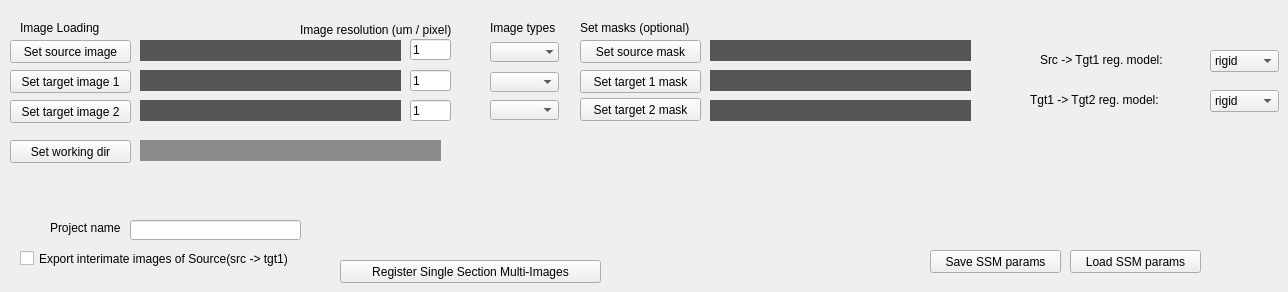
    <widget class="QWidget" name="SingleSecMulti">
     <attribute name="title">
      <string>Single Section Multi-Image Registration</string>
     </attribute>
     <widget class="QPushButton" name="SSM_button_register_images">
      <property name="geometry">
       <rect>
        <x>340</x>
        <y>260</y>
        <width>261</width>
        <height>23</height>
       </rect>
      </property>
      <property name="text">
       <string>Register Single Section Multi-Images</string>
      </property>
     </widget>
     <widget class="QPushButton" name="SSM_button_source">
      <property name="geometry">
       <rect>
        <x>10</x>
        <y>40</y>
        <width>121</width>
        <height>23</height>
       </rect>
      </property>
      <property name="styleSheet">
       <string notr="true">gridline-color: rgb(0, 0, 0);</string>
      </property>
      <property name="text">
       <string>Set source image</string>
      </property>
     </widget>
     <widget class="QPushButton" name="SSM_button_target2">
      <property name="geometry">
       <rect>
        <x>10</x>
        <y>100</y>
        <width>121</width>
        <height>23</height>
       </rect>
      </property>
      <property name="text">
       <string>Set target image 2</string>
      </property>
     </widget>
     <widget class="QPushButton" name="SSM_button_wd">
      <property name="geometry">
       <rect>
        <x>10</x>
        <y>140</y>
        <width>121</width>
        <height>23</height>
       </rect>
      </property>
      <property name="text">
       <string>Set working dir</string>
      </property>
     </widget>
     <widget class="QLabel" name="SSM_textbox_source">
      <property name="geometry">
       <rect>
        <x>140</x>
        <y>40</y>
        <width>261</width>
        <height>21</height>
       </rect>
      </property>
      <property name="styleSheet">
       <string notr="true">background-color: rgb(86, 86, 86);
font: italic 8pt &quot;Arial&quot;;
color: rgb(255, 255, 255);</string>
      </property>
      <property name="text">
       <string/>
      </property>
     </widget>
     <widget class="QLabel" name="SSM_textbox_target2">
      <property name="geometry">
       <rect>
        <x>140</x>
        <y>100</y>
        <width>261</width>
        <height>21</height>
       </rect>
      </property>
      <property name="styleSheet">
       <string notr="true">background-color: rgb(86, 86, 86);
font: italic 8pt &quot;Arial&quot;;
color: rgb(255, 255, 255);</string>
      </property>
      <property name="text">
       <string/>
      </property>
     </widget>
     <widget class="QLabel" name="SSM_textbox_wd">
      <property name="geometry">
       <rect>
        <x>140</x>
        <y>140</y>
        <width>301</width>
        <height>21</height>
       </rect>
      </property>
      <property name="styleSheet">
       <string notr="true">background-color: rgb(140, 140, 140);
color: rgb(255, 255, 255);
font: 75 8pt &quot;Arial&quot;;</string>
      </property>
      <property name="text">
       <string/>
      </property>
     </widget>
     <widget class="QComboBox" name="SSM_source_img_type">
      <property name="geometry">
       <rect>
        <x>490</x>
        <y>42</y>
        <width>69</width>
        <height>20</height>
       </rect>
      </property>
      <property name="currentText">
       <string/>
      </property>
      <property name="frame">
       <bool>false</bool>
      </property>
     </widget>
     <widget class="QComboBox" name="SSM_target_img_type1">
      <property name="geometry">
       <rect>
        <x>490</x>
        <y>72</y>
        <width>69</width>
        <height>20</height>
       </rect>
      </property>
      <property name="currentText">
       <string/>
      </property>
     </widget>
     <widget class="QLabel" name="SSM_type_overhead">
      <property name="geometry">
       <rect>
        <x>490</x>
        <y>20</y>
        <width>81</width>
        <height>16</height>
       </rect>
      </property>
      <property name="text">
       <string>Image types</string>
      </property>
     </widget>
     <widget class="QLineEdit" name="SSM_textbox_fn">
      <property name="geometry">
       <rect>
        <x>130</x>
        <y>220</y>
        <width>171</width>
        <height>20</height>
       </rect>
      </property>
     </widget>
     <widget class="QLabel" name="SSM_projectname_overhead">
      <property name="geometry">
       <rect>
        <x>50</x>
        <y>220</y>
        <width>81</width>
        <height>16</height>
       </rect>
      </property>
      <property name="text">
       <string>Project name</string>
      </property>
     </widget>
     <widget class="QLabel" name="SSM_Imageloading_overhead">
      <property name="geometry">
       <rect>
        <x>20</x>
        <y>20</y>
        <width>111</width>
        <height>16</height>
       </rect>
      </property>
      <property name="styleSheet">
       <string notr="true">font: 11pt &quot;MS Shell Dlg 2&quot;;</string>
      </property>
      <property name="text">
       <string>Image Loading</string>
      </property>
      <property name="textFormat">
       <enum>Qt::AutoText</enum>
      </property>
     </widget>
     <widget class="QPushButton" name="SSM_button_src_mask">
      <property name="geometry">
       <rect>
        <x>580</x>
        <y>40</y>
        <width>121</width>
        <height>23</height>
       </rect>
      </property>
      <property name="text">
       <string>Set source mask</string>
      </property>
     </widget>
     <widget class="QPushButton" name="SSM_button_tgt_mask1">
      <property name="geometry">
       <rect>
        <x>580</x>
        <y>70</y>
        <width>121</width>
        <height>23</height>
       </rect>
      </property>
      <property name="text">
       <string>Set target 1 mask</string>
      </property>
     </widget>
     <widget class="QLabel" name="SSM_setmasks_overhead">
      <property name="geometry">
       <rect>
        <x>580</x>
        <y>20</y>
        <width>131</width>
        <height>16</height>
       </rect>
      </property>
      <property name="text">
       <string>Set masks (optional)</string>
      </property>
     </widget>
     <widget class="QPushButton" name="SSM_button_target1">
      <property name="geometry">
       <rect>
        <x>10</x>
        <y>70</y>
        <width>121</width>
        <height>23</height>
       </rect>
      </property>
      <property name="text">
       <string>Set target image 1</string>
      </property>
     </widget>
     <widget class="QLabel" name="SSM_textbox_target1">
      <property name="geometry">
       <rect>
        <x>140</x>
        <y>70</y>
        <width>261</width>
        <height>21</height>
       </rect>
      </property>
      <property name="styleSheet">
       <string notr="true">background-color: rgb(86, 86, 86);
font: italic 8pt &quot;Arial&quot;;
color: rgb(255, 255, 255);</string>
      </property>
      <property name="text">
       <string/>
      </property>
     </widget>
     <widget class="QPushButton" name="SSM_button_tgt_mask2">
      <property name="geometry">
       <rect>
        <x>580</x>
        <y>98</y>
        <width>121</width>
        <height>23</height>
       </rect>
      </property>
      <property name="text">
       <string>Set target 2 mask</string>
      </property>
     </widget>
     <widget class="QComboBox" name="SSM_target_img_type2">
      <property name="geometry">
       <rect>
        <x>490</x>
        <y>100</y>
        <width>69</width>
        <height>20</height>
       </rect>
      </property>
      <property name="currentText">
       <string/>
      </property>
     </widget>
     <widget class="QComboBox" name="SSM_Reg_model1">
      <property name="geometry">
       <rect>
        <x>1210</x>
        <y>50</y>
        <width>69</width>
        <height>22</height>
       </rect>
      </property>
      <item>
       <property name="text">
        <string>rigid</string>
       </property>
      </item>
      <item>
       <property name="text">
        <string>affine</string>
       </property>
      </item>
      <item>
       <property name="text">
        <string>nl</string>
       </property>
      </item>
      <item>
       <property name="text">
        <string>scaled_rigid</string>
       </property>
      </item>
      <item>
       <property name="text">
        <string>import...</string>
       </property>
      </item>
     </widget>
     <widget class="QComboBox" name="SSM_Reg_model2">
      <property name="geometry">
       <rect>
        <x>1210</x>
        <y>90</y>
        <width>69</width>
        <height>22</height>
       </rect>
      </property>
      <item>
       <property name="text">
        <string>rigid</string>
       </property>
      </item>
      <item>
       <property name="text">
        <string>affine</string>
       </property>
      </item>
      <item>
       <property name="text">
        <string>nl</string>
       </property>
      </item>
      <item>
       <property name="text">
        <string>scaled_rigid</string>
       </property>
      </item>
      <item>
       <property name="text">
        <string>import...</string>
       </property>
      </item>
     </widget>
     <widget class="QLabel" name="SSM_regmodel_s1t1_label">
      <property name="geometry">
       <rect>
        <x>1040</x>
        <y>50</y>
        <width>141</width>
        <height>20</height>
       </rect>
      </property>
      <property name="text">
       <string>Src -&gt; Tgt1 reg. model:</string>
      </property>
     </widget>
     <widget class="QLabel" name="SSM_regmodel_t1t2_label">
      <property name="geometry">
       <rect>
        <x>1030</x>
        <y>90</y>
        <width>151</width>
        <height>20</height>
       </rect>
      </property>
      <property name="text">
       <string>Tgt1 -&gt; Tgt2 reg. model:</string>
      </property>
     </widget>
     <widget class="QCheckBox" name="SSM_intermediate_export">
      <property name="geometry">
       <rect>
        <x>20</x>
        <y>250</y>
        <width>301</width>
        <height>17</height>
       </rect>
      </property>
      <property name="text">
       <string>Export interimate images of Source(src -&gt; tgt1)</string>
      </property>
      <property name="checked">
       <bool>false</bool>
      </property>
     </widget>
     <widget class="QLabel" name="SSM_type_img_res_label">
      <property name="geometry">
       <rect>
        <x>300</x>
        <y>20</y>
        <width>181</width>
        <height>20</height>
       </rect>
      </property>
      <property name="text">
       <string>Image resolution (um / pixel)</string>
      </property>
     </widget>
     <widget class="QLineEdit" name="SSM_src_reso">
      <property name="geometry">
       <rect>
        <x>410</x>
        <y>39</y>
        <width>41</width>
        <height>21</height>
       </rect>
      </property>
      <property name="text">
       <string>1</string>
      </property>
     </widget>
     <widget class="QLineEdit" name="SSM_tgt1_reso">
      <property name="geometry">
       <rect>
        <x>410</x>
        <y>70</y>
        <width>41</width>
        <height>21</height>
       </rect>
      </property>
      <property name="text">
       <string>1</string>
      </property>
     </widget>
     <widget class="QLineEdit" name="SSM_tgt2_reso">
      <property name="geometry">
       <rect>
        <x>410</x>
        <y>100</y>
        <width>41</width>
        <height>21</height>
       </rect>
      </property>
      <property name="text">
       <string>1</string>
      </property>
     </widget>
     <widget class="QPushButton" name="SSM_load_params">
      <property name="geometry">
       <rect>
        <x>1070</x>
        <y>250</y>
        <width>131</width>
        <height>23</height>
       </rect>
      </property>
      <property name="text">
       <string>Load SSM params</string>
      </property>
     </widget>
     <widget class="QPushButton" name="SSM_save_params">
      <property name="geometry">
       <rect>
        <x>930</x>
        <y>250</y>
        <width>131</width>
        <height>23</height>
       </rect>
      </property>
      <property name="text">
       <string>Save SSM params</string>
      </property>
     </widget>
     <widget class="QLabel" name="SSM_textbox_target2_mask">
      <property name="geometry">
       <rect>
        <x>710</x>
        <y>100</y>
        <width>261</width>
        <height>21</height>
       </rect>
      </property>
      <property name="styleSheet">
       <string notr="true">background-color: rgb(86, 86, 86);
font: italic 8pt &quot;Arial&quot;;
color: rgb(255, 255, 255);</string>
      </property>
      <property name="text">
       <string/>
      </property>
     </widget>
     <widget class="QLabel" name="SSM_textbox_source_mask">
      <property name="geometry">
       <rect>
        <x>710</x>
        <y>40</y>
        <width>261</width>
        <height>21</height>
       </rect>
      </property>
      <property name="styleSheet">
       <string notr="true">background-color: rgb(86, 86, 86);
font: italic 8pt &quot;Arial&quot;;
color: rgb(255, 255, 255);</string>
      </property>
      <property name="text">
       <string/>
      </property>
     </widget>
     <widget class="QLabel" name="SSM_textbox_target1_mask">
      <property name="geometry">
       <rect>
        <x>710</x>
        <y>70</y>
        <width>261</width>
        <height>21</height>
       </rect>
      </property>
      <property name="styleSheet">
       <string notr="true">background-color: rgb(86, 86, 86);
font: italic 8pt &quot;Arial&quot;;
color: rgb(255, 255, 255);</string>
      </property>
      <property name="text">
       <string/>
      </property>
     </widget>
    </widget>
